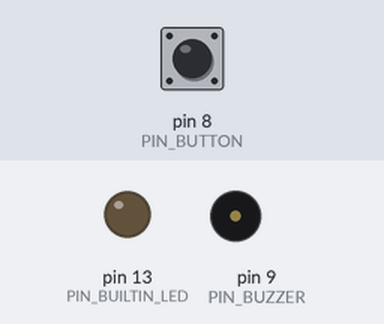
Recording of a sketch running on a simulated Arduino Uno, built with avr-gcc and run on an emulated ATmega328P. Shown: output pins drawn as LEDs (lit = HIGH), buzzer (waves = sounding). The inputs (shaded band) are chosen by the test bench; at power-on: pin 8 (PIN_BUTTON) HIGH.

Above: at 1.2 s.
1.3 s: pin 8 (PIN_BUTTON) pulled LOW for 0.15 s
At 3.9 s:
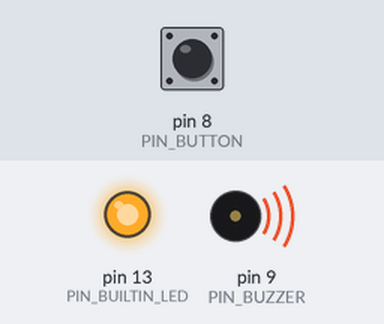
4.3 s: pin 8 (PIN_BUTTON) pulled LOW for 1 s
At 4.65 s:
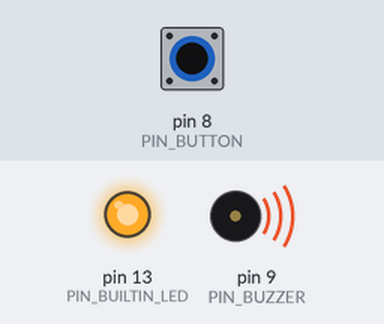
Timing chart, 0 to 13.3 s (numbered marks = the images above; inputs shaded):
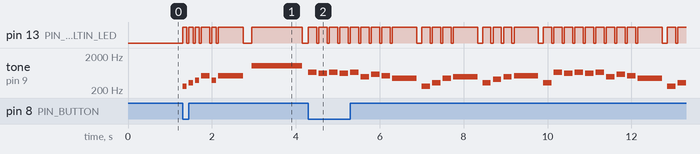

The sketch:

3_melodies_in_1.ino
```cpp
//##############################################################################
// SETUP PINS

// PIN_BUZZER and PIN_BUTTON are arbitrary; you can reassign them and connect
// the buzzer and/or button to different pins
#define PIN_BUZZER        9
#define PIN_BUTTON        8
// PIN_BUILTIN_LED is 13 so as to use the LED built into the Arduino hardware
// if you reassign it, you'll need to add an external LED on the pin you chose
#define PIN_BUILTIN_LED  13

//##############################################################################
// SETUP MUSICAL NOTES
// rather than remembering/typing the correct frequency for each note,
// we associate musical note names with their frequencies. that lets us use
// the names in place of the numbers.

#define SILENCE           0
#define LO_C            156
#define LO_D            165
#define LO_E            175
#define LO_F            185
#define LO_G            196
#define LO_GSHARP       208
#define LO_A            220
#define LO_ASHARP       233
#define LO_B            246
#define MID_C           261
#define MID_D           294
#define MID_E           329
#define MID_F           349
#define MID_G           391
#define MID_GSHARP      415
#define MID_A           440
#define MID_ASHARP      466
#define MID_B           494
#define HI_C            523
#define HI_CSHARP       554
#define HI_D            587
#define HI_DSHARP       622
#define HI_E            659
#define HI_F            698
#define HI_FSHARP       740
#define HI_G            784
#define HI_GSHARP       830
#define HI_A            880
#define HI_HI_C         1026

//##############################################################################

// these are the songs we're going to play; we assign each song name a number.
// we'll use these to keep track of which song is next to be played.
#define CHARGE            1
#define FUR_ELISE         2
#define IMPERIAL_MARCH    3

//##############################################################################

// these constants will be used to address the individual song structures later.
// the structures will have two "slots" defining each note:
// the FREQUENCY to be played will be stored in slot 0
#define FREQUENCY         0
// and the DURATION to play the note will be stored in slot 1
#define DURATION          1

//##############################################################################

// the "melody" variable specifies which song should be played next.
// because it's defined here, outside any function, it has global scope
// (which means it's accessible throughout the whole sketch).
// we'll start with the shortest, simplest melody -- "CHARGE"
int melody = CHARGE;

//##############################################################################

void setup(){

  // This function runs once, when the Arduino first powers up.
  // For this project, we just have to configure the GPIO pins we'll be using.

  pinMode(PIN_BUILTIN_LED, OUTPUT);
  pinMode(PIN_BUZZER, OUTPUT);

  // PIN_BUTTON gets connected to ground when a normally-open pushbutton is
  // pressed. We put the pin in INPUT_PULLUP mode, pulling the pin weakly HIGH.
  // When the button is pressed, the pin will be shorted to ground,
  // pulling it strongly LOW.
  pinMode(PIN_BUTTON, INPUT_PULLUP);

}

//##############################################################################

void loop(){

  // PIN_BUTTON will only be LOW if the button is being pressed.
  if (digitalRead(PIN_BUTTON) == LOW){

    // based on the current value of the "melody" variable, choose a
    // song to play. after it's done playing, select the next song.

    switch(melody){

      case CHARGE:
        play_charge();
        melody = FUR_ELISE;
        break;

      case FUR_ELISE:
        play_fur_elise();
        melody = IMPERIAL_MARCH;
        break;

      case IMPERIAL_MARCH:
        play_imperial_march();
        melody = CHARGE;
        break;
    }

  }

}

//##############################################################################

void play_charge(){

  int note_count = 8;
  int charge[note_count][2] = {
    {MID_C,    100},
    {MID_E,    100},
    {MID_G,    100},
    {HI_C,     200},
    {MID_G,    100},
    {HI_C,     600},
    {SILENCE,  100},
    {HI_HI_C, 1200},
  };

  // variable "i" is our position within the "charge" structure
  for (int i=0; i<note_count; i++){

    // if this particular note isn't SILENCE, turn on the LED and emit a tone at FREQUENCY
    if (charge[i][FREQUENCY] != SILENCE){
      digitalWrite(PIN_BUILTIN_LED, HIGH);
      tone(PIN_BUZZER, charge[i][FREQUENCY]);
    }
    // wait for the prescribed DURATION to elapse
    delay(charge[i][DURATION]);
    // extinguish the LED and silence the buzzer
    digitalWrite(PIN_BUILTIN_LED, LOW);
    noTone(PIN_BUZZER);
    // wait just a moment before moving to the next NOTE
    delay(50);
  }

}

//##############################################################################

void play_fur_elise(){

  int note_count = 40;
  int fur_elise[note_count][2] = {
    {HI_E,      200},
    {HI_DSHARP, 200},
    {HI_E,      200},
    {HI_DSHARP, 200},
    {HI_E,      200},
    {MID_B,     200},
    {HI_D,      200},
    {HI_C,      200},
    {MID_A,     580},
    {SILENCE,    20},
    {MID_C,     200},
    {MID_E,     200},
    {MID_A,     200},
    {MID_B,     580},
    {SILENCE,    20},
    {MID_E,     200},
    {MID_GSHARP,200},
    {MID_B,     200},
    {HI_C,      580},
    {SILENCE,    20},
    {MID_E,     200},
    {HI_E,      200},
    {HI_DSHARP, 200},
    {HI_E,      200},
    {HI_DSHARP, 200},
    {HI_E,      200},
    {MID_B,     200},
    {HI_D,      200},
    {HI_C,      200},
    {MID_A,     580},
    {SILENCE,    20},
    {MID_C,     200},
    {MID_E,     200},
    {MID_A,     200},
    {MID_B,     580},
    {SILENCE,    20},
    {MID_E,     200},
    {HI_C,      200},
    {MID_B,     200},
    {MID_A,     1000}
  };

  // variable "i" is our position within the "fur_elise" structure
  for (int i=0; i<note_count; i++){

    // if this particular note isn't SILENCE, turn on the LED and emit a tone at FREQUENCY
    if (fur_elise[i][FREQUENCY] != SILENCE){
      digitalWrite(PIN_BUILTIN_LED, HIGH);
      tone(PIN_BUZZER, fur_elise[i][FREQUENCY]);
    }
    // wait for the prescribed DURATION to elapse
    delay(fur_elise[i][DURATION]);
    // extinguish the LED and silence the buzzer
    digitalWrite(PIN_BUILTIN_LED, LOW);
    noTone(PIN_BUZZER);
    // wait just a moment before moving to the next NOTE
    delay(50);
  }

}

//##############################################################################

void play_imperial_march(){

  int note_count = 74;
  int imperial_march[note_count][2] = {
    {MID_A, 500},
    {MID_A, 500},
    {MID_A, 500},
    {MID_F, 350},
    {HI_C, 150},
    {MID_A, 500},
    {MID_F, 350},
    {HI_C, 150},
    {MID_A, 650},
    {SILENCE, 500},
    {HI_E, 500},
    {HI_E, 500},
    {HI_E, 500},
    {HI_F, 350},
    {HI_C, 150},
    {MID_GSHARP, 500},
    {MID_F, 350},
    {HI_C, 150},
    {MID_A, 650},
    {SILENCE, 500},
    {HI_A, 500},
    {MID_A, 300},
    {MID_A, 150},
    {HI_A, 500},
    {HI_GSHARP, 325},
    {HI_G, 175},
    {HI_FSHARP, 125},
    {HI_F, 125},
    {HI_FSHARP, 250},
    {SILENCE, 325},
    {MID_ASHARP, 250},
    {HI_DSHARP, 500},
    {HI_D, 325},
    {HI_CSHARP, 175},
    {HI_C, 125},
    {MID_B, 125},
    {HI_C, 250},
    {SILENCE, 350},
    {MID_F, 250},
    {MID_GSHARP, 500},
    {MID_F, 350},
    {MID_A, 125},
    {HI_C, 500},
    {MID_A, 375},
    {HI_C, 125},
    {HI_E, 650},
    {SILENCE, 500},
    {HI_A, 500},
    {MID_A, 300},
    {MID_A, 150},
    {HI_A, 500},
    {HI_GSHARP, 325},
    {HI_G, 175},
    {HI_FSHARP, 125},
    {HI_F, 125},
    {HI_FSHARP, 250},
    {SILENCE, 325},
    {MID_B, 250},
    {HI_DSHARP, 500},
    {HI_D, 325},
    {HI_CSHARP, 175},
    {HI_C, 125},
    {MID_B, 125},
    {HI_C, 250},
    {SILENCE, 350},
    {MID_F, 250},
    {MID_GSHARP, 500},
    {MID_F, 375},
    {HI_C, 125},
    {MID_A, 500},
    {MID_F, 375},
    {HI_C, 125},
    {MID_A, 650}
  };

  // variable "i" is our position within the "imperial_march" structure
  for (int i=0; i<note_count; i++){

    // if this particular note isn't SILENCE, turn on the LED and emit a tone at FREQUENCY
    if (imperial_march[i][FREQUENCY] != SILENCE){
      digitalWrite(PIN_BUILTIN_LED, HIGH);
      tone(PIN_BUZZER, imperial_march[i][FREQUENCY]);
    }
    // wait for the prescribed DURATION to elapse
    delay(imperial_march[i][DURATION]);
    // extinguish the LED and silence the buzzer
    digitalWrite(PIN_BUILTIN_LED, LOW);
    noTone(PIN_BUZZER);
    // wait just a moment before moving to the next NOTE
    delay(50);
  }

}

//##############################################################################
```

Measured:
- after the input at 1.3 s, tone on pin 9 (PIN_BUZZER): plays 261 Hz for 0.10 s, 329 Hz for 0.10 s, 391 Hz for 0.10 s, 523 Hz for 0.20 s, 391 Hz for 0.10 s, 523 Hz for 0.60 s … (7 notes in this stretch), starting at once
- after the input at 4.3 s, tone on pin 9 (PIN_BUZZER): plays 659 Hz for 0.20 s, 622 Hz for 0.20 s, 659 Hz for 0.20 s, 622 Hz for 0.20 s, 659 Hz for 0.20 s, 494 Hz for 0.20 s … (29 notes in this stretch), starting at once
